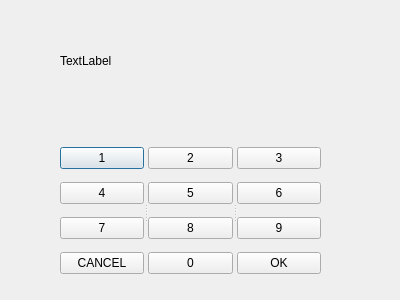
<?xml version="1.0" encoding="UTF-8"?>
<ui version="4.0">
 <class>MuuSummaMuu</class>
 <widget class="QDialog" name="MuuSummaMuu">
  <property name="geometry">
   <rect>
    <x>0</x>
    <y>0</y>
    <width>400</width>
    <height>300</height>
   </rect>
  </property>
  <property name="windowTitle">
   <string>Dialog</string>
  </property>
  <widget class="QLabel" name="label">
   <property name="geometry">
    <rect>
     <x>60</x>
     <y>50</y>
     <width>261</width>
     <height>21</height>
    </rect>
   </property>
   <property name="text">
    <string>TextLabel</string>
   </property>
  </widget>
  <widget class="QSplitter" name="splitter">
   <property name="geometry">
    <rect>
     <x>60</x>
     <y>140</y>
     <width>261</width>
     <height>144</height>
    </rect>
   </property>
   <property name="orientation">
    <enum>Qt::Horizontal</enum>
   </property>
   <widget class="QWidget" name="">
    <layout class="QVBoxLayout" name="verticalLayout">
     <item>
      <widget class="QPushButton" name="pushButton_1">
       <property name="text">
        <string>1</string>
       </property>
      </widget>
     </item>
     <item>
      <widget class="QPushButton" name="pushButton_4">
       <property name="text">
        <string>4</string>
       </property>
      </widget>
     </item>
     <item>
      <widget class="QPushButton" name="pushButton_7">
       <property name="text">
        <string>7</string>
       </property>
      </widget>
     </item>
     <item>
      <widget class="QPushButton" name="pushButton_cancel">
       <property name="text">
        <string>CANCEL</string>
       </property>
      </widget>
     </item>
    </layout>
   </widget>
   <widget class="QWidget" name="">
    <layout class="QVBoxLayout" name="verticalLayout_2">
     <item>
      <widget class="QPushButton" name="pushButton_2">
       <property name="text">
        <string>2</string>
       </property>
      </widget>
     </item>
     <item>
      <widget class="QPushButton" name="pushButton_5">
       <property name="text">
        <string>5</string>
       </property>
      </widget>
     </item>
     <item>
      <widget class="QPushButton" name="pushButton_8">
       <property name="text">
        <string>8</string>
       </property>
      </widget>
     </item>
     <item>
      <widget class="QPushButton" name="pushButton_0">
       <property name="text">
        <string>0</string>
       </property>
      </widget>
     </item>
    </layout>
   </widget>
   <widget class="QWidget" name="">
    <layout class="QVBoxLayout" name="verticalLayout_3">
     <item>
      <widget class="QPushButton" name="pushButton_3">
       <property name="text">
        <string>3</string>
       </property>
      </widget>
     </item>
     <item>
      <widget class="QPushButton" name="pushButton_6">
       <property name="text">
        <string>6</string>
       </property>
      </widget>
     </item>
     <item>
      <widget class="QPushButton" name="pushButton_9">
       <property name="text">
        <string>9</string>
       </property>
      </widget>
     </item>
     <item>
      <widget class="QPushButton" name="pushButton_OK">
       <property name="text">
        <string>OK</string>
       </property>
      </widget>
     </item>
    </layout>
   </widget>
  </widget>
 </widget>
 <resources/>
 <connections/>
</ui>
